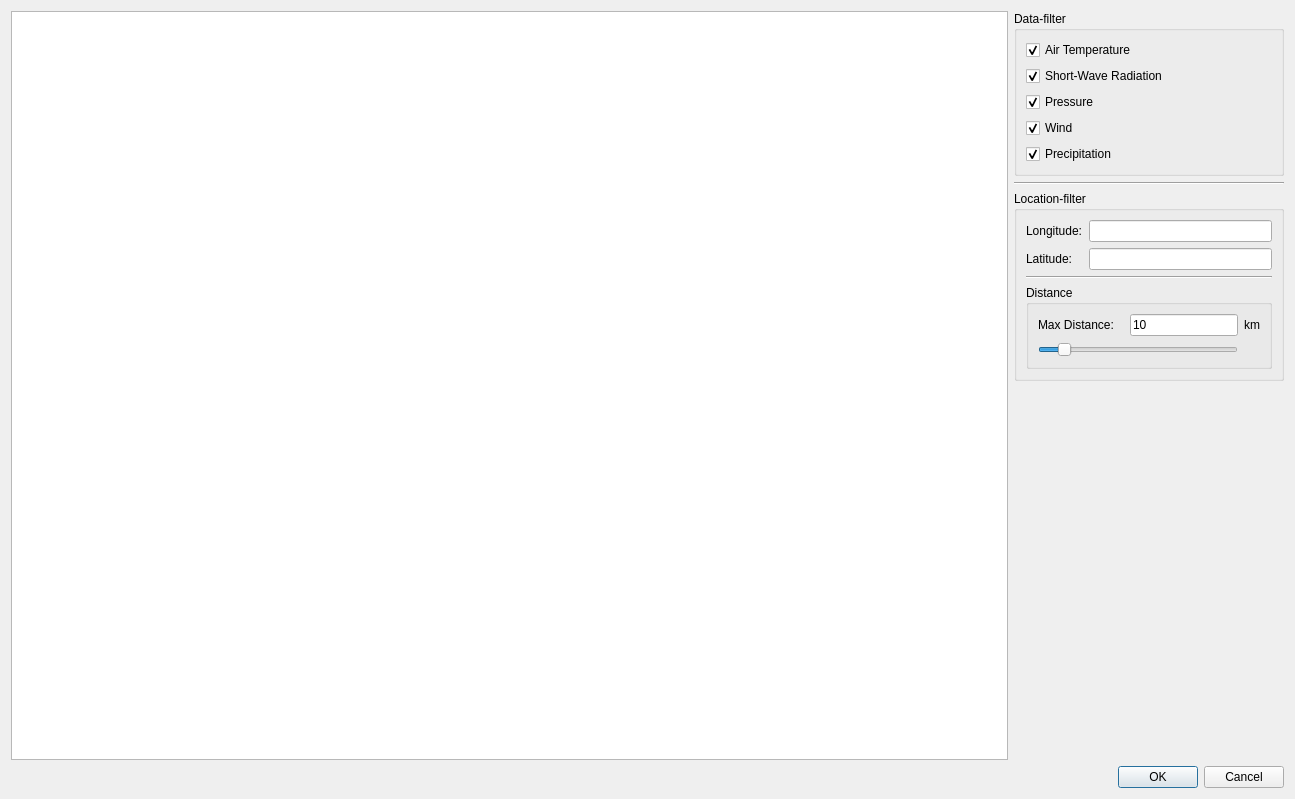
<?xml version="1.0" encoding="UTF-8"?>
<ui version="4.0">
 <class>DM::MapDialog</class>
 <widget class="QDialog" name="DM::MapDialog">
  <property name="geometry">
   <rect>
    <x>0</x>
    <y>0</y>
    <width>1295</width>
    <height>799</height>
   </rect>
  </property>
  <property name="windowTitle">
   <string>Location</string>
  </property>
  <layout class="QGridLayout" name="gridLayout_4" columnstretch="1,0">
   <item row="0" column="1">
    <layout class="QVBoxLayout" name="verticalLayout">
     <item>
      <widget class="QGroupBox" name="groupBox">
       <property name="title">
        <string>Data-filter</string>
       </property>
       <layout class="QVBoxLayout" name="verticalLayout_2">
        <item>
         <widget class="QCheckBox" name="checkBoxAirTemp">
          <property name="text">
           <string>Air Temperature</string>
          </property>
          <property name="checked">
           <bool>true</bool>
          </property>
         </widget>
        </item>
        <item>
         <widget class="QCheckBox" name="checkBoxRadiation">
          <property name="text">
           <string>Short-Wave Radiation</string>
          </property>
          <property name="checked">
           <bool>true</bool>
          </property>
         </widget>
        </item>
        <item>
         <widget class="QCheckBox" name="checkBoxPressure">
          <property name="text">
           <string>Pressure</string>
          </property>
          <property name="checked">
           <bool>true</bool>
          </property>
         </widget>
        </item>
        <item>
         <widget class="QCheckBox" name="checkBoxWind">
          <property name="text">
           <string>Wind</string>
          </property>
          <property name="checked">
           <bool>true</bool>
          </property>
         </widget>
        </item>
        <item>
         <widget class="QCheckBox" name="checkBoxPrecipitation">
          <property name="text">
           <string>Precipitation</string>
          </property>
          <property name="checked">
           <bool>true</bool>
          </property>
         </widget>
        </item>
       </layout>
      </widget>
     </item>
     <item>
      <widget class="Line" name="line">
       <property name="orientation">
        <enum>Qt::Horizontal</enum>
       </property>
      </widget>
     </item>
     <item>
      <widget class="QGroupBox" name="groupBox_2">
       <property name="title">
        <string>Location-filter</string>
       </property>
       <layout class="QGridLayout" name="gridLayout_3">
        <item row="0" column="0">
         <layout class="QGridLayout" name="gridLayout">
          <item row="3" column="1">
           <widget class="QtExt::ValidatingLineEdit" name="lineEditLatitude"/>
          </item>
          <item row="2" column="1">
           <widget class="QtExt::ValidatingLineEdit" name="lineEditLongitude"/>
          </item>
          <item row="2" column="0">
           <widget class="QLabel" name="label_2">
            <property name="text">
             <string>Longitude:</string>
            </property>
           </widget>
          </item>
          <item row="3" column="0">
           <widget class="QLabel" name="label">
            <property name="text">
             <string>Latitude:</string>
            </property>
           </widget>
          </item>
         </layout>
        </item>
        <item row="2" column="0">
         <widget class="QGroupBox" name="groupBoxDistance">
          <property name="maximumSize">
           <size>
            <width>16777215</width>
            <height>16777215</height>
           </size>
          </property>
          <property name="title">
           <string>Distance </string>
          </property>
          <layout class="QGridLayout" name="gridLayout_5">
           <item row="0" column="3">
            <widget class="QLabel" name="label_7">
             <property name="text">
              <string>km</string>
             </property>
            </widget>
           </item>
           <item row="1" column="0" colspan="3">
            <widget class="QSlider" name="horizontalSliderDistance">
             <property name="maximum">
              <number>500</number>
             </property>
             <property name="value">
              <number>50</number>
             </property>
             <property name="orientation">
              <enum>Qt::Horizontal</enum>
             </property>
            </widget>
           </item>
           <item row="0" column="0">
            <widget class="QLabel" name="label_6">
             <property name="text">
              <string>Max Distance: </string>
             </property>
            </widget>
           </item>
           <item row="0" column="2">
            <widget class="QtExt::ValidatingLineEdit" name="lineEditDistance">
             <property name="text">
              <string>10</string>
             </property>
             <property name="readOnly">
              <bool>true</bool>
             </property>
            </widget>
           </item>
          </layout>
         </widget>
        </item>
        <item row="1" column="0">
         <widget class="Line" name="line_2">
          <property name="orientation">
           <enum>Qt::Horizontal</enum>
          </property>
         </widget>
        </item>
       </layout>
      </widget>
     </item>
    </layout>
   </item>
   <item row="1" column="1">
    <spacer name="verticalSpacer">
     <property name="orientation">
      <enum>Qt::Vertical</enum>
     </property>
     <property name="sizeHint" stdset="0">
      <size>
       <width>20</width>
       <height>508</height>
      </size>
     </property>
    </spacer>
   </item>
   <item row="2" column="0" colspan="2">
    <widget class="QDialogButtonBox" name="buttonBox">
     <property name="orientation">
      <enum>Qt::Horizontal</enum>
     </property>
     <property name="standardButtons">
      <set>QDialogButtonBox::Cancel|QDialogButtonBox::Ok</set>
     </property>
    </widget>
   </item>
   <item row="0" column="0" rowspan="2">
    <widget class="DM::GraphicsView" name="graphicsViewMap">
     <property name="sizeAdjustPolicy">
      <enum>QAbstractScrollArea::AdjustToContents</enum>
     </property>
     <property name="viewportUpdateMode">
      <enum>QGraphicsView::SmartViewportUpdate</enum>
     </property>
    </widget>
   </item>
  </layout>
 </widget>
 <customwidgets>
  <customwidget>
   <class>QtExt::ValidatingLineEdit</class>
   <extends>QLineEdit</extends>
   <header>QtExt_ValidatingLineEdit.h</header>
   <slots>
    <signal>editingFinishedSuccessfully()</signal>
   </slots>
  </customwidget>
  <customwidget>
   <class>DM::GraphicsView</class>
   <extends>QGraphicsView</extends>
   <header>DM_GraphicsView.h</header>
  </customwidget>
 </customwidgets>
 <resources/>
 <connections>
  <connection>
   <sender>buttonBox</sender>
   <signal>accepted()</signal>
   <receiver>DM::MapDialog</receiver>
   <slot>accept()</slot>
   <hints>
    <hint type="sourcelabel">
     <x>248</x>
     <y>254</y>
    </hint>
    <hint type="destinationlabel">
     <x>157</x>
     <y>274</y>
    </hint>
   </hints>
  </connection>
  <connection>
   <sender>buttonBox</sender>
   <signal>rejected()</signal>
   <receiver>DM::MapDialog</receiver>
   <slot>reject()</slot>
   <hints>
    <hint type="sourcelabel">
     <x>316</x>
     <y>260</y>
    </hint>
    <hint type="destinationlabel">
     <x>286</x>
     <y>274</y>
    </hint>
   </hints>
  </connection>
 </connections>
</ui>
